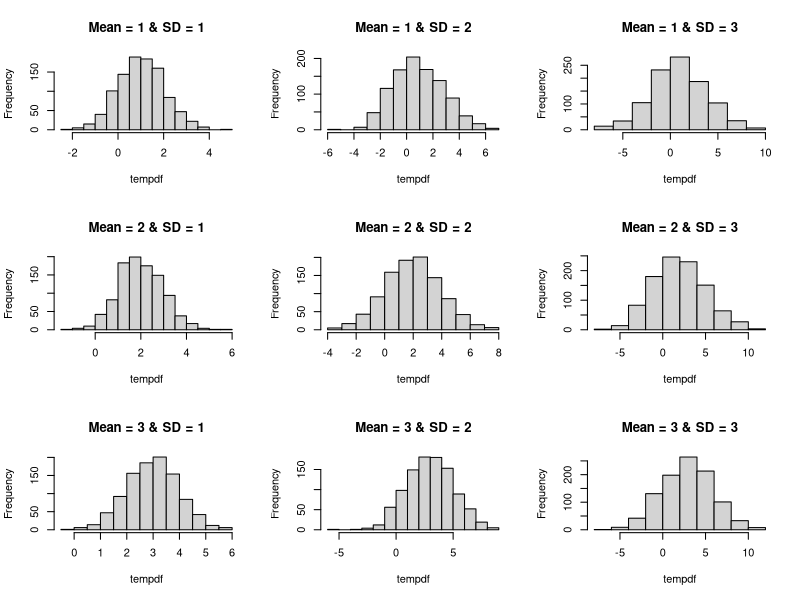
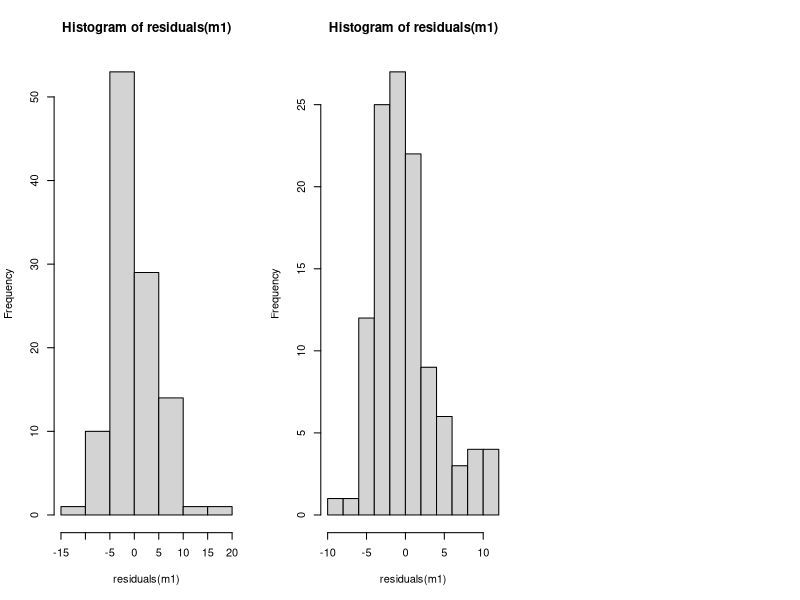

Reproduce these figures in R, in order.
## ---- chunk 1
library(palmerpenguins)
penguins <- penguins[!is.na(penguins$body_mass_g),]
penguins <- data.frame(penguins) ## drop NAs and convert to  data.frame
str(penguins)


### separate linear models for each species
adelie <- subset(penguins, species=="Adelie")
corAde <- cor(adelie$bill_length_mm, adelie$bill_depth_mm, use="complete.obs")
chinstrap <- subset(penguins, species=="Chinstrap")
corchin <- cor(chinstrap$bill_length_mm, chinstrap$bill_depth_mm, use="complete.obs")
gentoo <- subset(penguins, species=="Gentoo")
corGen <- cor(gentoo$bill_length_mm, gentoo$bill_depth_mm, use="complete.obs")
penguinDF <- data.frame(species=c("Adelie","Chinstrap","Gentoo"), 
                        corValue =c(corAde,corchin,corGen) )

## ---- chunk 2
for(i in 1:5){
  print(i)
}

## ---- chunk 3

## list species
speciesNames <- c("Adelie","Chinstrap","Gentoo")

## Empty vector to fill
outCor <- c()

for(i in 1:3){
tempPenguin <- subset(penguins, species==speciesNames[i]) ## subset species by that iteration
corVal <- cor(tempPenguin$bill_length_mm, tempPenguin$bill_depth_mm, use="complete.obs") ##conduct correlation
outCor <- c(outCor,corVal) ## join empty vector with new cor value
}
outCor

## ---- chunk 4

## Empty vector to fill
outCor <- c()

for(i in c("Adelie","Chinstrap","Gentoo")){
tempPenguin <- subset(penguins, species== i ) ## subset species by that iteration
corVal <- cor(tempPenguin$bill_length_mm, tempPenguin$bill_depth_mm, use="complete.obs") ##conduct correlation
outCor <- c(outCor,corVal) ## join empty vector with new cor value
}
outCor

## ---- chunk 5
## Empty data.frame to fill
coefout <- data.frame()

for(i in c("Adelie","Chinstrap","Gentoo")){
model <- lm(flipper_length_mm ~ body_mass_g, data= penguins, species == i )
dfTemp <- data.frame(species= i, 
                      coefficient = coef(model)[2],
                      intercept = coef(model)[2])
coefout <- rbind(coefout,dfTemp)
}
coefout
## ---- chunk 6
## Empty data.frame to fill
coefout <- data.frame()

for(i in c("Adelie","Chinstrap","Gentoo")){
  for(j in 2007:2009){
    
model <- lm(flipper_length_mm ~ body_mass_g, data= penguins, species == i & year == j )
dfTemp <- data.frame(species= i, 
                     year = j,
                      coefficient = coef(model)[2],
                      intercept = coef(model)[2])
coefout <- rbind(coefout,dfTemp)
  }
}
coefout
## ---- chunk 7

par(mfrow=c(3,3))
for(i in 1:3){
  for(j in 1:3){
  tempdf <- rnorm(1000, mean= i, sd = j )
  hist(tempdf, main=paste0("Mean = ",i," & SD = ",j))
  }
}


## ---- chunk 8
## Loop without conditional next
valOut <- c() ## empty vector
for (i in 0:5){
  tempVal <- log(i) 
  valOut <- c(valOut,tempVal)
}
valOut ## output


## Adding in next statement
valOut <- c()
for (i in 0:5){
  tempVal <- log(i) 
  if(is.infinite(tempVal)) { ## test expression of the loop
  next ## skip remainder of loop if test is true
  }
  valOut <- c(valOut,tempVal)
}
valOut
## ---- chunk 9

par(mfrow=c(1,3))
for(i in 2006:2008){
  tryCatch({ ## wrap the entire loop in a Try catch
  m1 <- lm(bill_length_mm ~ body_mass_g, data=penguins, year==i)
  hist(residuals(m1))
  }, error = function(e) print(i)) ## specify what occurs with an error messagge
}

